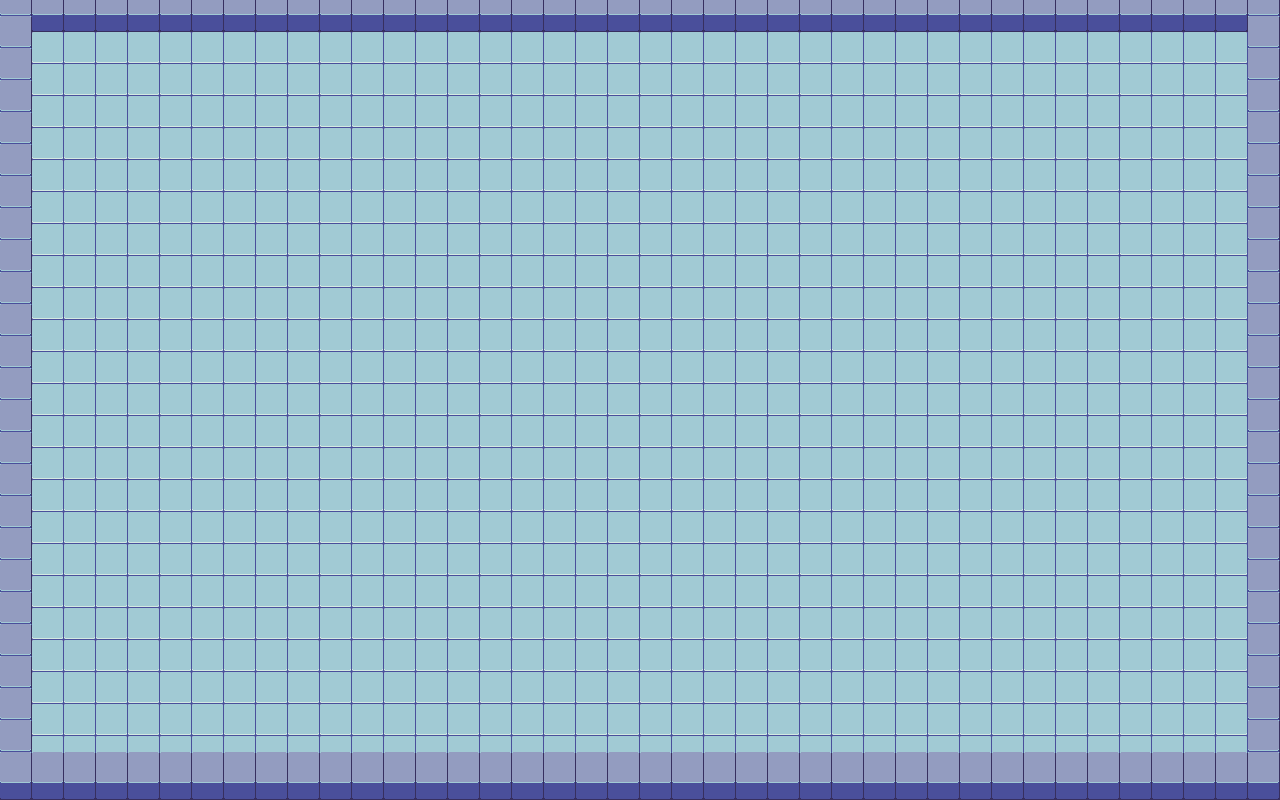

The image is a tile-based game level rendered from a .tmx file. Its description and source (layers, tilesets, objects; grid data summarised) follow:
An orthogonal 80x50 tile map with 16x16 px tiles, 2 tile layers (ground, walls).

<map version="1.10" tiledversion="1.10.1" orientation="orthogonal" renderorder="right-down" width="80" height="50" tilewidth="16" tileheight="16" infinite="0" nextlayerid="9" nextobjectid="1">
 <editorsettings>
  <export target="../../../resources/level-0..csv" format="csv" />
 </editorsettings>
 <tileset firstgid="1" name="scifitiles-sheet" tilewidth="16" tileheight="16" tilecount="336" columns="28">
  <image source="../sprites/scifitiles-sheet.png" width="448" height="192" />
 </tileset>
 <layer id="6" name="ground" width="80" height="50">
  <data>[4000 cells, 4000 non-empty, 4 distinct tile ids]</data>
 </layer>
 <layer id="8" name="walls" width="80" height="50">
  <data>[4000 cells, 580 non-empty, 6 distinct tile ids]</data>
 </layer>
</map>
